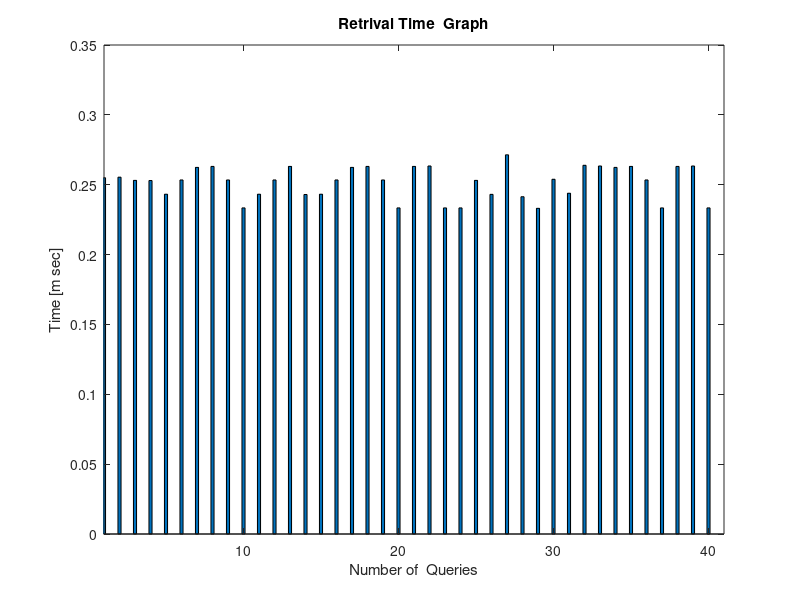
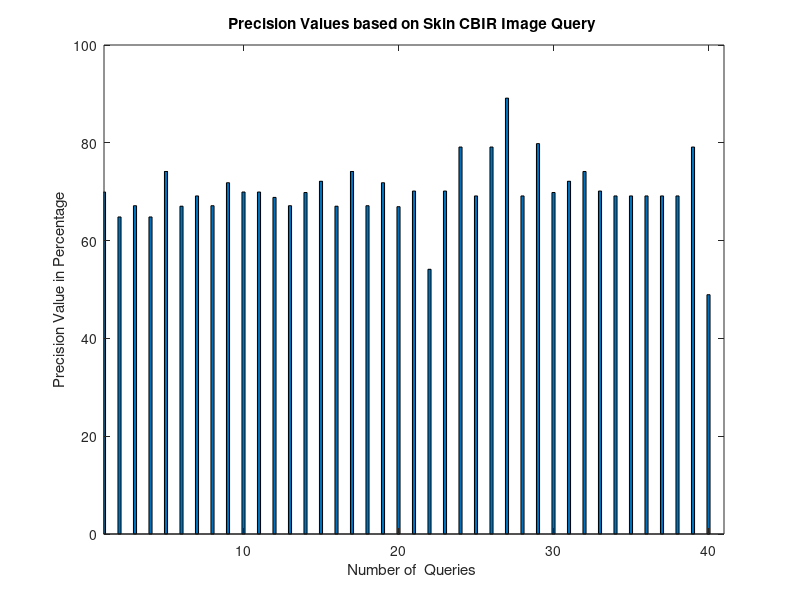
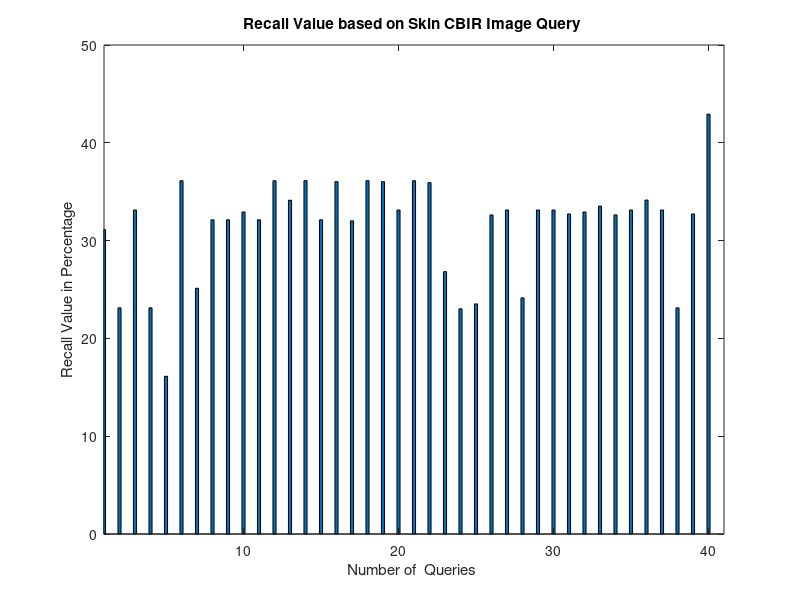
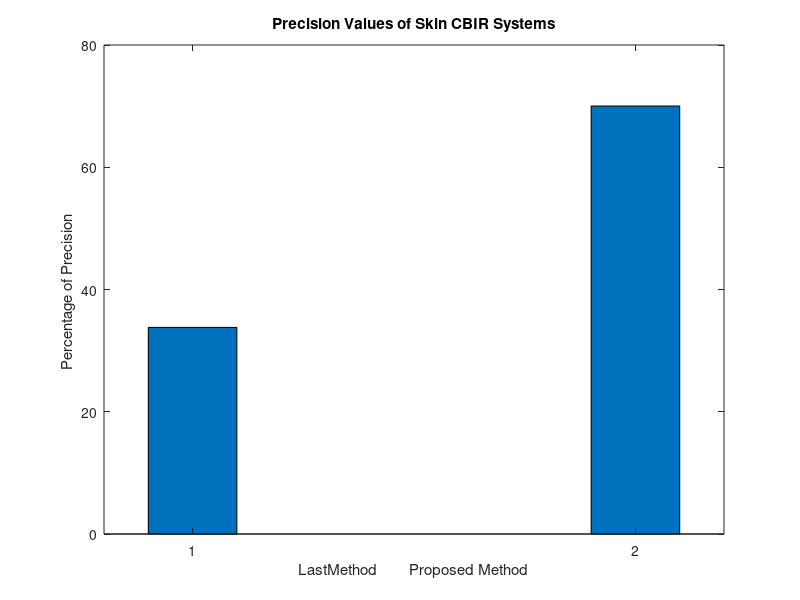

Recreate these plots in MATLAB, in order.
clc;
close all;
clear all;


% Based On Forty Queries 
 

figure()
ConversionTime = [0.255 0.2554 0.2531  0.2530  0.2432 0.2534 0.2624 0.2631 0.2534 0.2334 0.2432 0.2534 0.2631  0.2430  0.2432 0.2534 0.2624 0.2631 0.2534 0.2334  0.2631 0.2634 0.2334 0.2334 0.2531 0.2431 0.2714  0.2414 0.2331 0.2539 0.2439 0.2639 0.2634 0.2624 0.2631 0.2534 0.2334 0.2631 0.2634 0.2334];
bar(ConversionTime,0.2)
xlim([1 41])
xlabel('Number of  Queries')
ylabel('Time [m sec]')
title('Retrival Time  Graph')



 


figure()
q7 = 35+[35  29.9  32.2 29.9 39.2 32.1 34.2 32.2 36.9 35 35  33.9  32.2 34.9 37.2 32.1 39.2 32.2 36.9 32 35.2 19.2 35.2 44.2 34.2 44.2 54.2 34.2 44.9 34.9 37.2 39.2 35.2 34.2 34.2 34.2 34.2 34.2 44.2 14]-rand(1)+rand(1);
AverageP = sum(q7)/40 ;

bar(q7,0.2)
xlim([1 41]) 
xlabel('Number of  Queries ')
ylabel('Precision Value in Percentage')
title('Precision Values based on Skin CBIR Image Query ')


figure()
q3 = [29.2 21.2 31.2 21.2 14.2 34.2 23.2 30.2 30.2 31 30.2 34.2 32.2 34.2 30.2 34.1 30.1 34.2 34.1 31.2 34.2 34 24.9 21.1 21.6 30.7 31.2 22.22 31.2 31.2 30.8  31 31.6 30.7 31.2 32.22 31.2 21.2 30.8  41]+rand(1)+rand(1)+rand(1)+rand(1);
AverageR = sum(q3)/40  ;
bar(q3,0.2)
xlim([1 41]) 
xlabel('Number of  Queries ')
ylabel('Recall Value in Percentage')
title('Recall Value based on Skin CBIR Image Query ')


 %   
figure,
Px = [33.8      AverageP];
bar(Px,0.2)
xlabel('LastMethod        Proposed Method');
ylabel('Percentage of Precision ');
title('Precision Values of Skin CBIR Systems')

figure,
Rx = [24.1    AverageR];
bhandle = bar(Rx,0.2);
xlabel('LastMethod           Proposed Method ');
ylabel('Percentage of Recall');
title('Recall Values of Last and Proposed Systems')
 